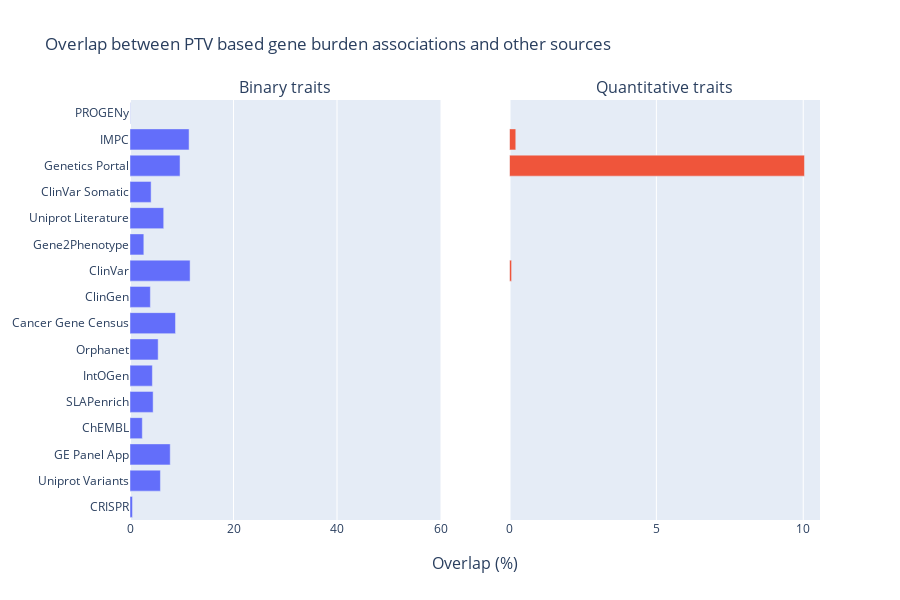

Notebook code cell kept with this figure:
### Code cell
# Is the overlap only referring to associations based on PTVs? Apparently not...

bin_ptv_overlap_between_sources = (

    # I first get all common associations across sources for binary traits
    burden_indirect_assocs.filter(F.col('diseaseId').isin(gene_burden_bin_dis))

    # Keep only associations with PTVs
    .join(
        evd.filter(F.col('statisticalMethod').contains('ptv')).select('targetId', 'diseaseId').distinct(),
        on=['targetId', 'diseaseId'], how='inner'
    )

    .join(otp_indirect_assocs, how='inner', on=['targetId', 'diseaseId'])
    .distinct()

    # Break down by data source and percentage relative to the total number of associations
    .groupBy('datasourceId').count()
    .withColumn('percentageOverlap', F.col('count') / num_gene_burden_bin_assocs * 100)
    .withColumn('prettyDatasourceId', F.col('datasourceId')).replace(to_replace=PRETTY_DATASOURCE_NAMES, subset=['prettyDatasourceId'])
)

quant_ptv_overlap_between_sources = (

    # I first get all common associations across sources for quantitative traits
    burden_indirect_assocs.filter(~F.col('diseaseId').isin(gene_burden_bin_dis))

    # Keep only associations with PTVs
    .join(
        evd.filter(F.col('statisticalMethod').contains('ptv')).select('targetId', 'diseaseId').distinct(),
        on=['targetId', 'diseaseId'], how='inner'
    )

    .join(otp_indirect_assocs, how='inner', on=['targetId', 'diseaseId'])
    .distinct()

    # Break down by data source and percentage relative to the total number of associations
    .groupBy('datasourceId').count()
    .withColumn('percentageOverlap', F.col('count') / num_gene_burden_quant_assocs * 100)
    .withColumn('prettyDatasourceId', F.col('datasourceId')).replace(to_replace=PRETTY_DATASOURCE_NAMES, subset=['prettyDatasourceId'])
)

fig7b = make_subplots(
    rows=1, cols=2, shared_yaxes=True, specs=[[{"type": "xy"}, {"type": "xy"}]],
    x_title='Overlap (%)', # y_title='Data source',
    subplot_titles=('Binary traits', 'Quantitative traits'),
)

fig7b.add_trace(go.Bar(
    x=bin_ptv_overlap_between_sources.toPandas()['percentageOverlap'],
    y=bin_ptv_overlap_between_sources.toPandas()['prettyDatasourceId'],
    orientation='h',
    hovertemplate='%{y}: %{x}%<extra></extra>',
    ), row=1, col=1)

fig7b.add_trace(go.Bar(
    x=quant_ptv_overlap_between_sources.toPandas()['percentageOverlap'],
    y=quant_ptv_overlap_between_sources.toPandas()['prettyDatasourceId'],
    orientation='h',
    hovertemplate='%{y}: %{x}%<extra></extra>',
    ), row=1, col=2)

# fig7.update_layout(coloraxis=dict(colorscale='Bluered_r'), showlegend=False)

fig7b.update_layout(
    title_text="Overlap between PTV based gene burden associations and other sources",
    xaxis_range=[0,60],
    showlegend=False, height=600)
#py.plot(fig7, filename = 'assoc_ot_burden_overlap', auto_open=True)
fig7b.show()

### Figure 1 — Plotly figure (JSON) as saved in the notebook; plotly's stock layout.template omitted (floating-point values rounded to 4 significant figures)
{"data": [{"hovertemplate": "%{y}: %{x}%<extra></extra>", "orientation": "h", "type": "bar", "x": [0.4859, 5.879, 7.775, 2.381, 4.47, 4.325, 5.442, 8.795, 3.936, 11.61, 2.672, 6.511, 4.082, 9.67, 11.42, 0.04859], "xaxis": "x", "y": ["CRISPR", "Uniprot Variants", "GE Panel App", "ChEMBL", "SLAPenrich", "IntOGen", "Orphanet", "Cancer Gene Census", "ClinGen", "ClinVar", "Gene2Phenotype", "Uniprot Literature", "ClinVar Somatic", "Genetics Portal", "IMPC", "PROGENy"], "yaxis": "y"}, {"hovertemplate": "%{y}: %{x}%<extra></extra>", "orientation": "h", "type": "bar", "x": [10.04, 0.2134, 0.07112], "xaxis": "x2", "y": ["Genetics Portal", "IMPC", "ClinVar"], "yaxis": "y2"}], "layout": {"annotations": [{"font": {"size": 16}, "showarrow": false, "text": "Binary traits", "x": 0.225, "xanchor": "center", "xref": "paper", "y": 1, "yanchor": "bottom", "yref": "paper"}, {"font": {"size": 16}, "showarrow": false, "text": "Quantitative traits", "x": 0.775, "xanchor": "center", "xref": "paper", "y": 1, "yanchor": "bottom", "yref": "paper"}, {"font": {"size": 16}, "showarrow": false, "text": "Overlap (%)", "x": 0.5, "xanchor": "center", "xref": "paper", "y": 0, "yanchor": "top", "yref": "paper", "yshift": -30}], "height": 600, "showlegend": false, "title": {"text": "Overlap between PTV based gene burden associations and other sources"}, "xaxis": {"anchor": "y", "domain": [0, 0.45], "range": [0, 60]}, "xaxis2": {"anchor": "y2", "domain": [0.55, 1]}, "yaxis": {"anchor": "x", "domain": [0, 1]}, "yaxis2": {"anchor": "x2", "domain": [0, 1], "matches": "y", "showticklabels": false}}}
